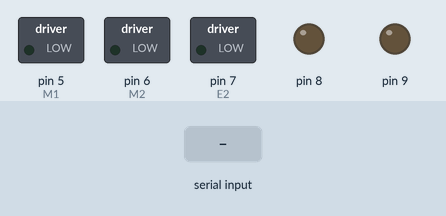
A sketch run on a simulated Arduino Uno, built with avr-gcc and run on an emulated ATmega328P. On the bench: switched loads named in the sketch (green lamp = pin HIGH), output pins drawn as LEDs (lit = HIGH). Inputs (shaded band) come from the test bench.

Above: at 1.2 s.
1.3 s: "w" received over Serial
At 2.5 s:
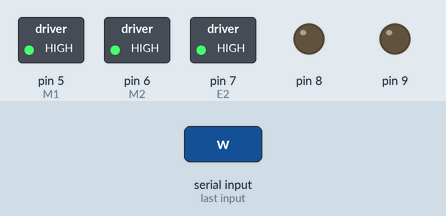
2.8 s: "x" received over Serial
At 3.7 s:
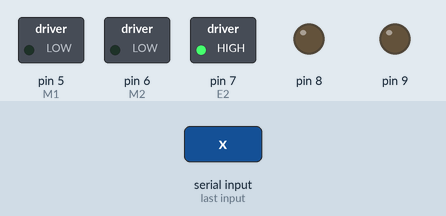
4.3 s: "s" received over Serial
At 4.9 s:
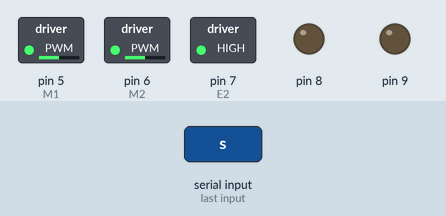
5.8 s: "w" received over Serial
At 7.2 s:
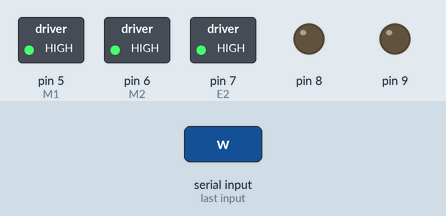
Timing chart, 0 to 8.3 s (numbered marks = the images above; inputs shaded):
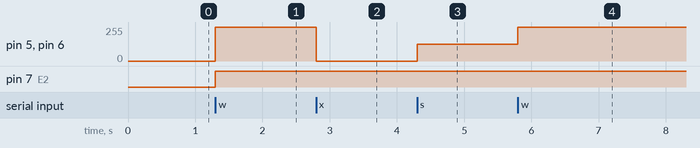

Measured:
- after the input at 1.3 s, pin 5 (M1), pin 6 (M2): 0/255 → 255/255 at once; pin 7 (E2): LOW → HIGH at once
- after the input at 2.8 s, pin 5 (M1), pin 6 (M2): 255/255 → 0/255 at once
- after the input at 4.3 s, pin 5 (M1), pin 6 (M2): 0/255 → 127/255 at once
- after the input at 5.8 s, pin 5 (M1), pin 6 (M2): 127/255 → 255/255 at once

The sketch:

Romeo_v1_1_Motors_PLL.ino
```cpp
//Standard DLL Speed control

int E1 = 4;     //M1 Speed Control
int E2 = 7;     //M2 Speed Control
int M1 = 5;    //M1 Direction Control
int M2 = 6;    //M1 Direction Control

///For previous Romeo, please use these pins.
//int E1 = 6;     //M1 Speed Control
//int E2 = 9;     //M2 Speed Control
//int M1 = 7;    //M1 Direction Control
//int M2 = 8;    //M1 Direction Control

//When m1p/m2p is 127, it stops the motor
//when m1p/m2p is 255, it gives the maximum speed for one direction
//When m1p/m2p is 0, it gives the maximum speed for reverse direction

void DriveMotorP(byte m1p, byte m2p)//Drive Motor Power Mode
{

  digitalWrite(E1, HIGH);
  analogWrite(M1, (m1p));

  digitalWrite(E2, HIGH);
  analogWrite(M2, (m2p));

}

void setup(void)
{
  int i;
  for(i=6;i<=9;i++)
    pinMode(i, OUTPUT);
  Serial.begin(19200);      //Set Baud Rate
}
void loop(void)
{
  if(Serial.available()){
    char val = Serial.read();
    if(val!=-1)
    {
      switch(val)
      {
      case 'w'://Move Forward
        DriveMotorP(0xff,0xff); // Max speed
        break;
      case 'x'://Move Backward
        DriveMotorP(0x00,0x00);
        ; // Max speed
        break;
      case 's'://Stop
        DriveMotorP(0x7f,0x7f);
        break;

      }
    }
  }
}
```
